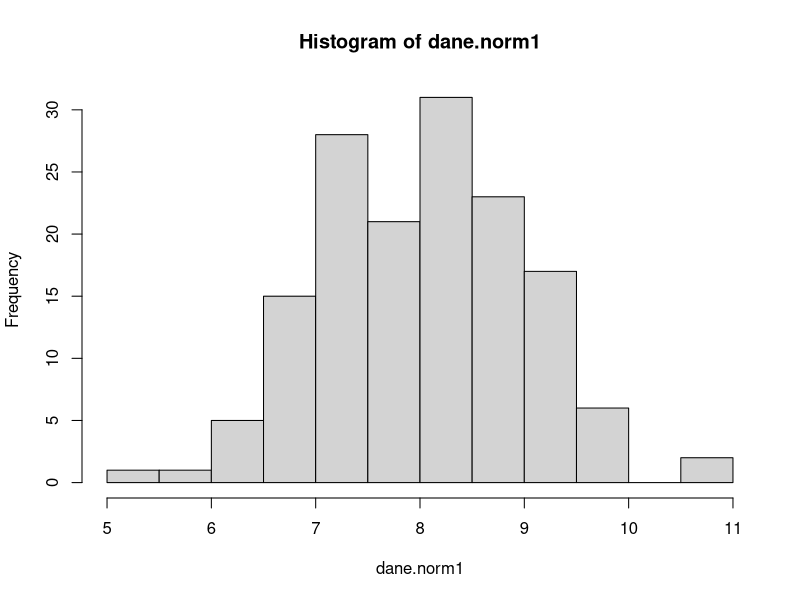
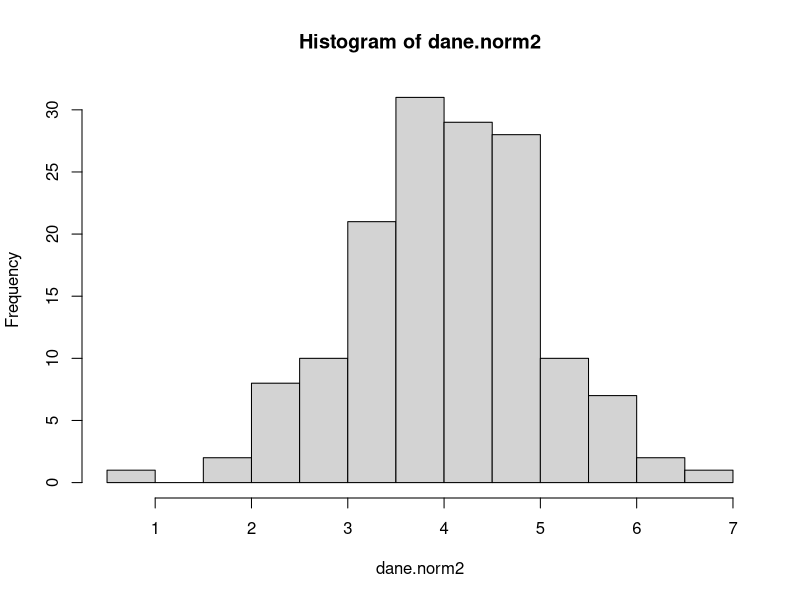
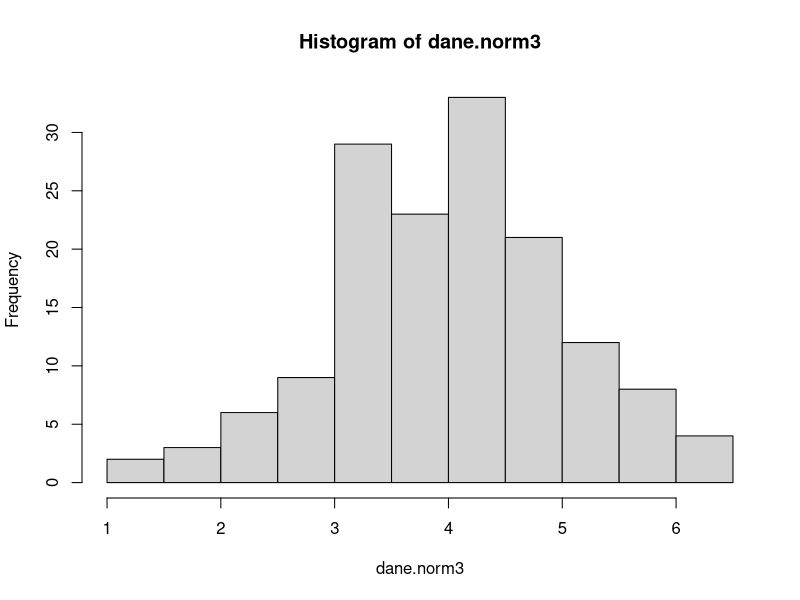
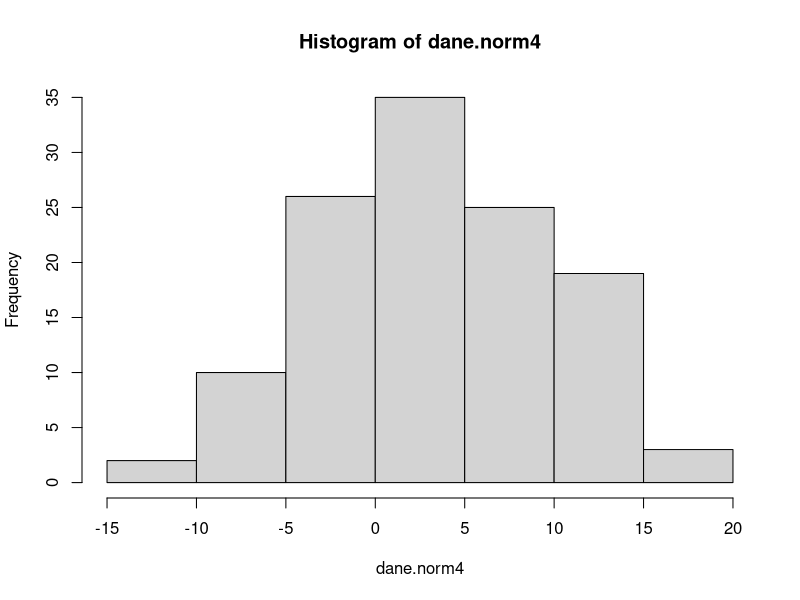
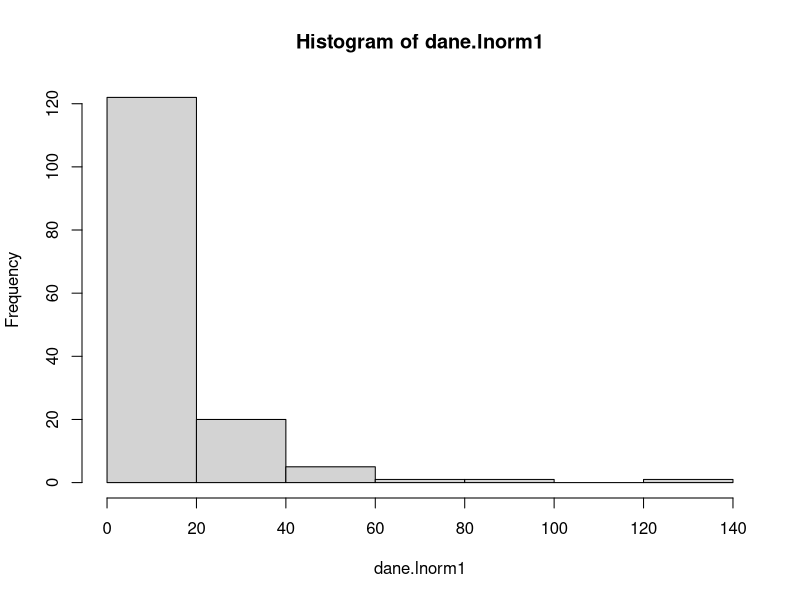
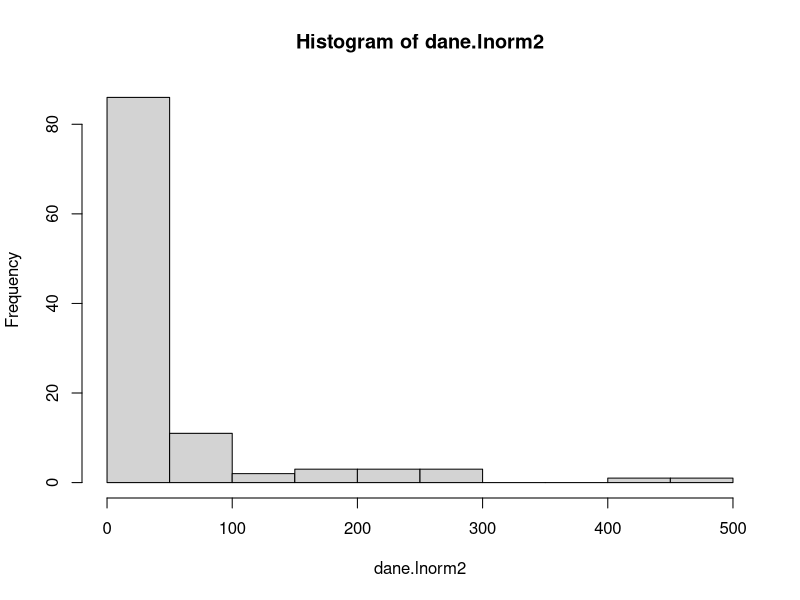
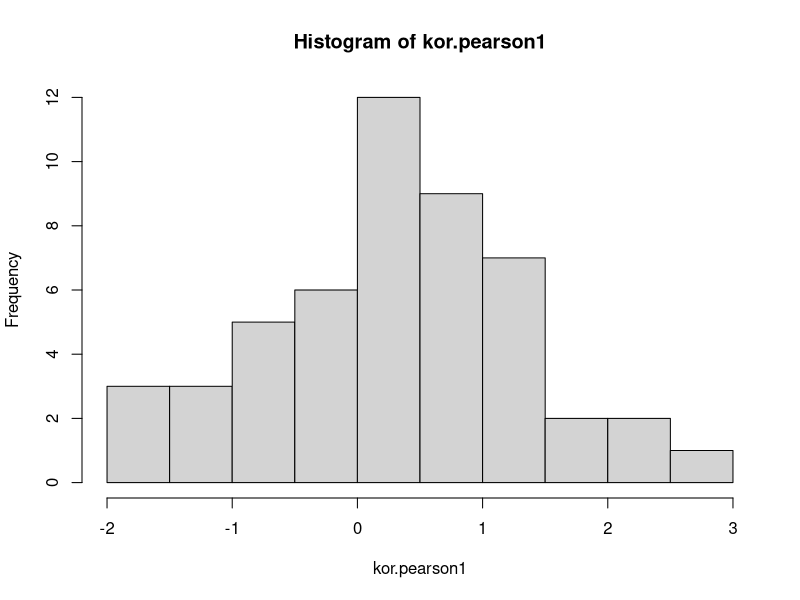
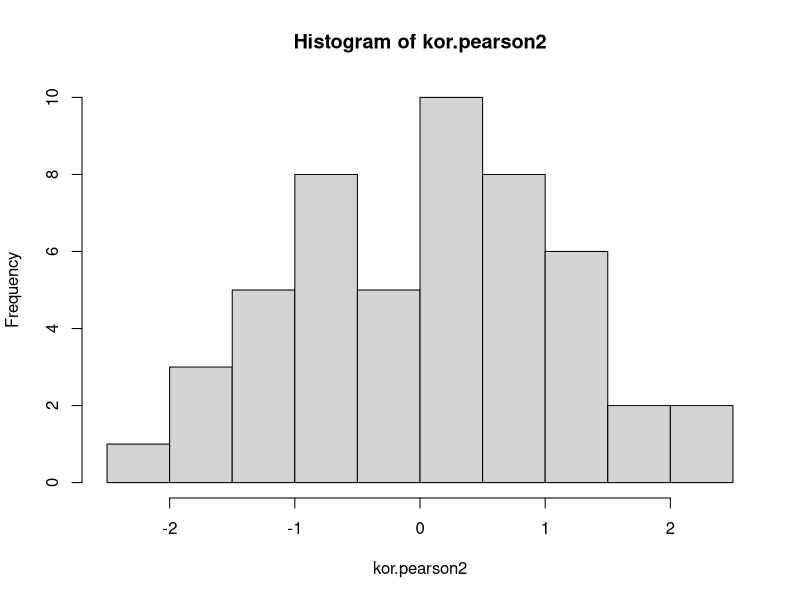

Write R code to recreate these figures, in order.
#testy statystyczne i korelacje
#testy statystyczne porownujace srednie mowia nam o tym, czy srednie jakiejs cechy z porownywanych populacji roznia sie w sposob istotny statystycznie. Co wazne porownujemy te sama ceche (np. porownanie zawartosci kwarcu w dwoch odmianach skal krystalicznych).
#to jaki test statystyczny wykonujemy dla porownania srednich zalezy od cech porownywanych populacji, dlatego przed wykonaniem samego testu musimy poznac cechy badanych zbiorow
#jednym z najpowszechniej wykorzystywanych testow jest test t (lub t-Studenta). Zeby jednak mozna go przeprowadzic badane zbiory musza posiadac rozklad normalny, te sama wariancje (miara rozrzutu wokol wartosci sredniej) oraz liczbe obserwacji
#generujemy dwie proby statystyczne, ktore bedziemy porownywac
dane.norm1 <- rnorm(150, mean = 8, sd = 1) 
dane.norm2 <- rnorm(150, mean = 4, sd = 1)
hist(dane.norm1)
hist(dane.norm2)
#sprawdzenie, czy zbiory posiadaja rozklad normalny
shapiro.test(dane.norm1)
shapiro.test(dane.norm2) #test Shapiro-Wilka pokazuje, ze obie proby statystyczne posiadaja cechy rozkladu normalnego (wartosci p sa wieksze od 0.05).

#Dla przypadkow, w ktorych test na normalnosc rozkladow wyszedl pozytywnie, przechodzimy do sprawdzenia, czy zbiory roznia sie istotnie statystycznie pod wzgledem wariancji. Do tego celu sluzy test F na rownosc wariancji

var.test(dane.norm1, dane.norm2) #wartosc F to stosunek wariancji porownywanych zbiorow. Najwazniejsza jednak jest wartosc p. Kiedy jest ona wieksza niz 0.05, tak jak w tym przypadku, znaczy to, ze mozemy przyjac, ze wariancja w obu populacjach jest taka sama. Pozytywny wynik testu pozwala na przeprowadzenie testu t Studenta

#test t Studenta. Po potwierdzeniu normalnosci rozkladu i jednakowosci wariancji mozna przeprowadzic test t, ktory pozwoli na stwierdzenie, czy srednie porownywanych zmiennych roznia sie od siebie istotnie statystycznie
t.test(dane.norm1, dane.norm2, var.equal = TRUE) #podobnie jak w poprzednich testach najistotniejsza jest wartosc p. W tym przypadku jesli jest ona mniejsza od 0.05, to mozemy mowic ze srednie populacji roznia sie od siebie istotnie statystycznie. W przyciwnym wypadku roznica jest nieistotna statystycznie. 

#wariancja nie zawsze jest rowna w porownywanych zbiorach. Jesli mamy do czynienia z taka sytuacja stosujemy zmodyfikowana wersje testu t, tzw. test t Welcha, ktory chociaz wciaz wymaga aby rozklady byly normalne, to nie jest wrazliwy na roznice w wariancji, a nawet na roznice w liczebnosci prob
dane.norm3 <- rnorm(150, mean = 4, sd = 1) 
dane.norm4 <- rnorm(120, mean = 4, sd = 6) #generujemy dwa zbiory o roznej wariancji
hist(dane.norm3)
hist(dane.norm4)

shapiro.test(dane.norm3)
shapiro.test(dane.norm4) #test na normalnosc rozkladow daje wynik pozytywny

var.test(dane.norm3, dane.norm4) #test F na jednakowosc wariancji daje wynik negatywny, wiec decydujemy sie na przeprowadzenie testu t Welcha

t.test(dane.norm3, dane.norm4, var.equal = FALSE) #wynik interpretujemy tak samo jak przy zwyklym tescie t

#test U Manna-Whitneya pozwala na przeprowadzenie testu w przypadku, kiedy jeden badz oba porownywane zbiory nie maja cech rozkladu normalnego. Trzeba jednak pamietac, ze jego wiarygodnosc jest mniejsza niz testu t. test Manna-Whitneya porownuje kazda obserwacje pod wzgledem mediany (test t wykorzystuje srednia) i bazuje na rangach. Zbiory nie musza byc tej samej wielkosci
dane.lnorm1 <- rlnorm(150, meanlog = 2, sdlog = 1)
dane.lnorm2 <- rlnorm(110, meanlog = 2, sdlog = 2) #generujemu zbiory o rozkladzie antymodalnym
hist(dane.lnorm1)
hist(dane.lnorm2)

shapiro.test(dane.lnorm1)
shapiro.test(dane.lnorm2) #test Shapiro-Wilka potwierdza, ze rozklady zbiorow nie maja cech rozkladu normalnego. W zwiazku z tym decydujemy sie na wykonanie testu U

wilcox.test(dane.lnorm1, dane.lnorm2) #podbnie jak w przypadku testu t, wartosc p ponizej 0.05 wskazuje na istotna statystycznie roznice miedzy zbiorami

#########korelacja
#analiza korelacji mowi nam czy porownywane cechy (dwie rozne, czyli inaczej niz w przypadku wczesniej opisywanych testow) sa ze soba istotnie statystycznie powiazane. Wspolczynniki korelacji wahaja sie w przedziale od -1 do 1. Wrtosci bliskie 0  wskazuja na brak powiazania, wartosci ujemne na powiazanie odwrotnie proporcjonalne, a wartosci dodatnie na powiazanie wprost proporcjonalne. Brak jest uniwersalnych kryteriow pozwalajacych na okreslenie, jaka wartosc wskazuje na silna korelacje. UWAGA: korelacja nie pozwala na wskazanie zwiazkow przyczynowo-skutkowych, mowi nam jedynie o zwiazku/wspolwystepowaniu dwoch zmiennych!

#najczescie wykorzystuje sie wspolczynniki korelacji Pearsona i Spearmana. W obu przypadkach korelacje oznaczamy litera r (np. korelacja r = 0.6)

#wspolczynnik korelacji Pearsona - stosujemy, kiedy oba zbiory maja rozklad normalny i brak jest wartosci odstajacych
kor.pearson1 <- sort(rnorm(50))
kor.pearson2 <- sort(rnorm(50)) #dane silnie skorelowane o rozkladzie normalnym
hist(kor.pearson1)
hist(kor.pearson2)

shapiro.test(kor.pearson1)
shapiro.test(kor.pearson2) #test potwierdza rozklad normalny

cor(kor.pearson1, kor.pearson2, method = "pearson") #kwspolczynnik osiaga wartosc bliska 1 mowiaca nam o tym, ze istnieje silne powiazanie miedzy dwoma zmiennymi
plot(kor.pearson1, kor.pearson2) #silna korelacja jest tez widoczna na wykresie punktowym zestawiajacym obserwacje obu zbiorow
cor.test(kor.pearson1, kor.pearson2, method = "pearson") #przeprowadzamy test na istotnosc statystyczna korelacji. Wartosc p jest nizsza niz 0.05 co wskazuje, ze korelacja jest istotna statystycznie

set.seed(12)
nkor.pearson1 <- rnorm(50)
set.seed(13)
nkor.pearson2 <- rnorm(50) #dane slabo skorelowane

shapiro.test(nkor.pearson1)
shapiro.test(nkor.pearson2) #test potwierdza normalnosc rozkladu

cor(nkor.pearson1, nkor.pearson2, method = "pearson") #wspolczynnik osiaga wartosci niewiele odbiegajace od 0, co wskazuje na slabe powiazania miedzy dwiema zmiennymi

plot(nkor.pearson1, nkor.pearson2) #wykres punkotwy pokazuje, ze obserwacje sa mocno rozrzucone

cor.test(nkor.pearson1, nkor.pearson2, method = "pearson") #test korelacji wskazuje, ze jest ona nieistotna statystycznie

#Jesli zbiory nie posiadaja rozkladu normalnego lub zaobserwowalismy obserwacje odstajace, to obliczamy wspolczynnik korelacji Spearmana, ktory bazuje na rangach przypisanych obserwacja
kor.spearman1 <- c(-20:3, rnorm(50, mean = 3, sd = 1), 3:30, 45)
kor.spearman2 <- c(-10:13, rnorm(50, mean = 3, sd = 5), 3:31)

boxplot(kor.spearman1)
boxplot(kor.spearman2) #oba zbiory posiadaja wartosci odstajace

shapiro.test(kor.spearman1)
shapiro.test(kor.spearman2) #test potwierdza, ze oba rozklady nie posiadaja cech rozkladu normalnego

cor(kor.spearman1, kor.spearman2, method = "spearman") #wspolczynnik osiaga wysokie wartosci, wskazujace wiec na silna korelacje

plot(kor.spearman1, kor.spearman2) #interpretacja stopnia korelacji miedzy zbiorami nie posiadajacymi cech rozkladow normalnych z wykresu punktowego nie zawsze jest mozliwa

cor.test(kor.spearman1, kor.spearman2, method = "spearman")

###Zadanie 2

gr1_a <- c(47, 27, 52, 30, 26.5, 49.5, 36, 12.5, 10.5, 11.5, 12, 33, 29.5, 22.5, 37, 22, 69, 46, 50, 40.5, 36.5, 25, 30.5, 28, 33.5, 16.5, 18, 16, 18.5, 14.5)
gr1_b <- c(23.1, 12.2, 34.5, 27.2, 15.5, 26.2, 30.2, 9.5, 8.5, 10, 11.2, 27.5, 17.3, 21.5, 36, 17.7, 33, 44.5, 28.5, 24, 24.5, 13, 21.7, 21, 22.5, 13.5, 13, 9.5, 14.5, 11)

gr2_a <- c(28.0, 38.0, 39.0, 32.0, 31.0, 27.0, 26.0, 26.0, 24.0, 23.0, 19.0, 12.0, 22.0, 16.0, 22.0, 20.0, 17.0, 27.0, 16.0, 17.0, 18.0, 15.0, 17.0, 14.0, 15.0, 11.0, 14.0, 8.0, 5.0, 4.0)
gr2_b <- c(10,5,11,4,5,6,3,3,11,12,13,10,8,9,15,24,22,24,22,16,22,23,20,24,18,16,13,14,11,14)

#1. Czy dlugosc najdluzszej osi (osi a) rozni sie istotnie dla par zbiorów 1 i 2 oraz 3 i 4?  
#2. Jaka jest korelacja miedzy dlugoscia poszczegolnych osi w zbiorze Twojej grupy?
####Odpowiedz na powyzsze pytania wykorzystujac odpowiednie metody statystyczne. Funkcje przydatne do wykonania zadan: shapiro.test(), var.test(), t.test() (zwroc uwage na ustawienie parametru var.equal!), wilcox.test(), cor(), cor.test() (zarowno przy cor, jak i przy cor test zwroc uwage na ustawienie parametru method)
